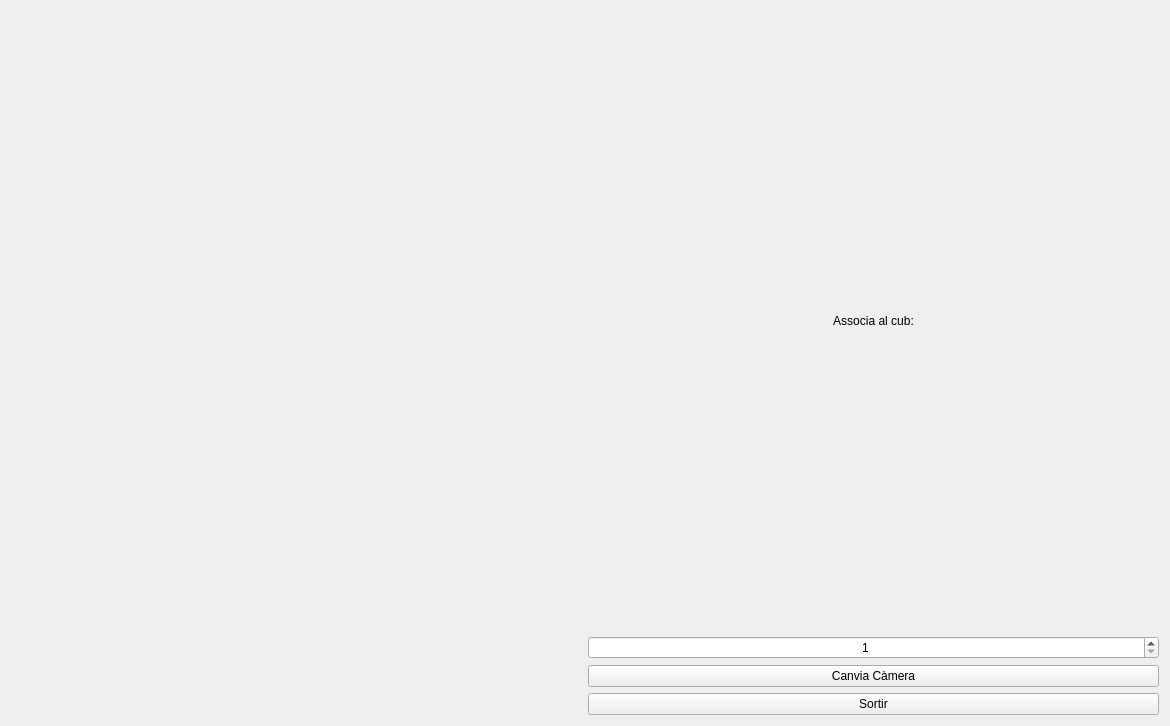
<?xml version="1.0" encoding="UTF-8"?>
<ui version="4.0">
 <class>MyForm</class>
 <widget class="QWidget" name="MyForm">
  <property name="geometry">
   <rect>
    <x>0</x>
    <y>0</y>
    <width>1170</width>
    <height>726</height>
   </rect>
  </property>
  <property name="windowTitle">
   <string>IDI-Lab</string>
  </property>
  <layout class="QHBoxLayout" name="horizontalLayout">
   <item>
    <layout class="QGridLayout" name="gridLayout">
     <item row="0" column="0">
      <widget class="MyGLWidget" name="widget" native="true"/>
     </item>
    </layout>
   </item>
   <item>
    <layout class="QVBoxLayout" name="verticalLayout">
     <item>
      <widget class="QLabel" name="label">
       <property name="text">
        <string>Associa al cub:</string>
       </property>
       <property name="alignment">
        <set>Qt::AlignmentFlag::AlignCenter</set>
       </property>
      </widget>
     </item>
     <item>
      <widget class="QSpinBox" name="spinBox">
       <property name="alignment">
        <set>Qt::AlignmentFlag::AlignCenter</set>
       </property>
       <property name="minimum">
        <number>1</number>
       </property>
       <property name="maximum">
        <number>3</number>
       </property>
      </widget>
     </item>
     <item>
      <widget class="QPushButton" name="pushButton_2">
       <property name="text">
        <string>Canvia Càmera</string>
       </property>
      </widget>
     </item>
     <item>
      <widget class="QPushButton" name="pushButton">
       <property name="text">
        <string>Sortir</string>
       </property>
      </widget>
     </item>
    </layout>
   </item>
  </layout>
 </widget>
 <customwidgets>
  <customwidget>
   <class>MyGLWidget</class>
   <extends>QWidget</extends>
   <header>MyGLWidget.h</header>
   <container>1</container>
   <slots>
    <slot>canviaCamera()</slot>
    <slot>canviaAssociat(int)</slot>
   </slots>
  </customwidget>
 </customwidgets>
 <resources/>
 <connections>
  <connection>
   <sender>pushButton</sender>
   <signal>clicked()</signal>
   <receiver>MyForm</receiver>
   <slot>close()</slot>
   <hints>
    <hint type="sourcelabel">
     <x>963</x>
     <y>715</y>
    </hint>
    <hint type="destinationlabel">
     <x>410</x>
     <y>725</y>
    </hint>
   </hints>
  </connection>
  <connection>
   <sender>spinBox</sender>
   <signal>valueChanged(int)</signal>
   <receiver>widget</receiver>
   <slot>canviaAssociat(int)</slot>
   <hints>
    <hint type="sourcelabel">
     <x>594</x>
     <y>643</y>
    </hint>
    <hint type="destinationlabel">
     <x>525</x>
     <y>497</y>
    </hint>
   </hints>
  </connection>
  <connection>
   <sender>pushButton_2</sender>
   <signal>clicked()</signal>
   <receiver>widget</receiver>
   <slot>canviaCamera()</slot>
   <hints>
    <hint type="sourcelabel">
     <x>649</x>
     <y>672</y>
    </hint>
    <hint type="destinationlabel">
     <x>567</x>
     <y>406</y>
    </hint>
   </hints>
  </connection>
 </connections>
</ui>
